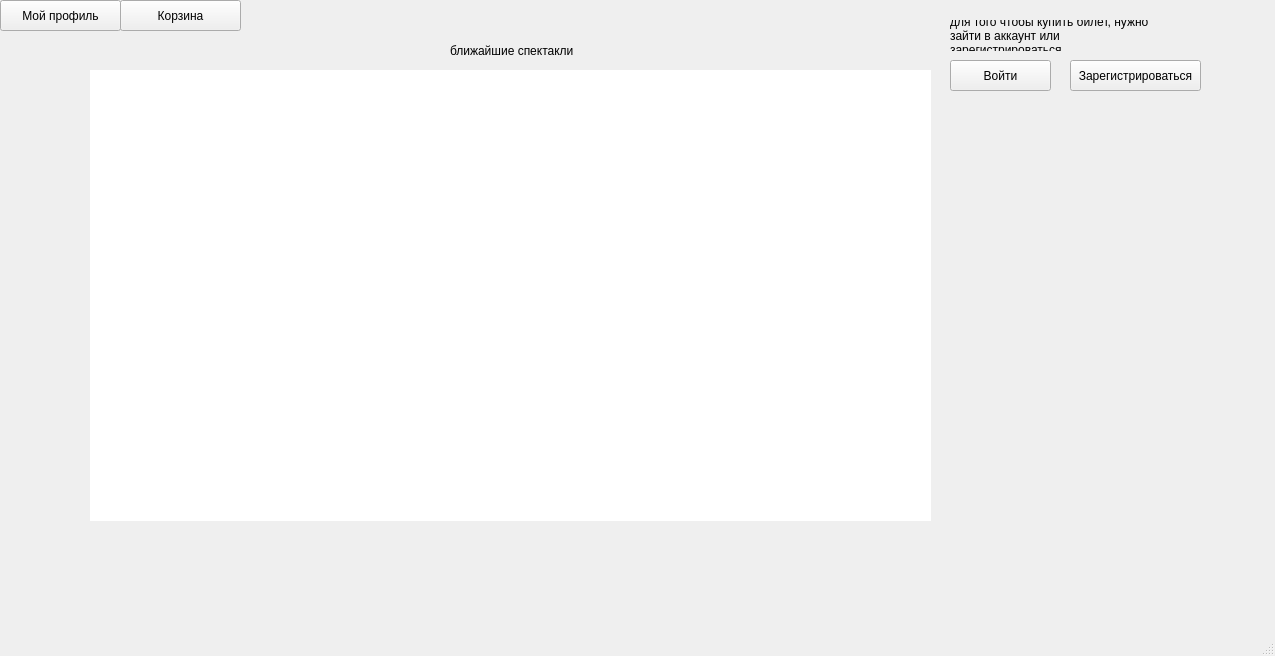
<?xml version="1.0" encoding="UTF-8"?>
<ui version="4.0">
 <class>MainWindow</class>
 <widget class="QMainWindow" name="MainWindow">
  <property name="geometry">
   <rect>
    <x>0</x>
    <y>0</y>
    <width>1275</width>
    <height>656</height>
   </rect>
  </property>
  <property name="windowTitle">
   <string>MainWindow</string>
  </property>
  <widget class="QWidget" name="centralwidget">
   <widget class="QTableWidget" name="tableWidget">
    <property name="geometry">
     <rect>
      <x>90</x>
      <y>70</y>
      <width>841</width>
      <height>451</height>
     </rect>
    </property>
    <property name="focusPolicy">
     <enum>Qt::NoFocus</enum>
    </property>
    <property name="frameShape">
     <enum>QFrame::NoFrame</enum>
    </property>
    <property name="frameShadow">
     <enum>QFrame::Sunken</enum>
    </property>
    <property name="tabKeyNavigation">
     <bool>false</bool>
    </property>
    <property name="selectionMode">
     <enum>QAbstractItemView::NoSelection</enum>
    </property>
    <property name="wordWrap">
     <bool>true</bool>
    </property>
    <attribute name="horizontalHeaderCascadingSectionResizes">
     <bool>false</bool>
    </attribute>
    <attribute name="verticalHeaderCascadingSectionResizes">
     <bool>false</bool>
    </attribute>
   </widget>
   <widget class="QLabel" name="label">
    <property name="geometry">
     <rect>
      <x>450</x>
      <y>40</y>
      <width>171</width>
      <height>21</height>
     </rect>
    </property>
    <property name="text">
     <string>ближайшие спектакли</string>
    </property>
   </widget>
   <widget class="QLabel" name="label_2">
    <property name="geometry">
     <rect>
      <x>950</x>
      <y>20</y>
      <width>221</width>
      <height>31</height>
     </rect>
    </property>
    <property name="text">
     <string>для того чтобы купить билет, нужно зайти в аккаунт или зарегистрироваться</string>
    </property>
    <property name="wordWrap">
     <bool>true</bool>
    </property>
   </widget>
   <widget class="QPushButton" name="pushButton_login">
    <property name="geometry">
     <rect>
      <x>950</x>
      <y>60</y>
      <width>101</width>
      <height>31</height>
     </rect>
    </property>
    <property name="text">
     <string>Войти</string>
    </property>
   </widget>
   <widget class="QPushButton" name="pushButton_register">
    <property name="geometry">
     <rect>
      <x>1070</x>
      <y>60</y>
      <width>131</width>
      <height>31</height>
     </rect>
    </property>
    <property name="text">
     <string>Зарегистрироваться</string>
    </property>
   </widget>
   <widget class="QPushButton" name="pushButton_profile">
    <property name="geometry">
     <rect>
      <x>0</x>
      <y>0</y>
      <width>121</width>
      <height>31</height>
     </rect>
    </property>
    <property name="text">
     <string>Мой профиль</string>
    </property>
   </widget>
   <widget class="QPushButton" name="pushButton_basket">
    <property name="geometry">
     <rect>
      <x>120</x>
      <y>0</y>
      <width>121</width>
      <height>31</height>
     </rect>
    </property>
    <property name="text">
     <string>Корзина</string>
    </property>
   </widget>
  </widget>
  <widget class="QMenuBar" name="menubar">
   <property name="geometry">
    <rect>
     <x>0</x>
     <y>0</y>
     <width>1275</width>
     <height>20</height>
    </rect>
   </property>
  </widget>
  <widget class="QStatusBar" name="statusbar"/>
  <action name="action">
   <property name="text">
    <string>Имя</string>
   </property>
  </action>
  <action name="action_2">
   <property name="text">
    <string>Фамилия</string>
   </property>
  </action>
 </widget>
 <resources/>
 <connections/>
</ui>
